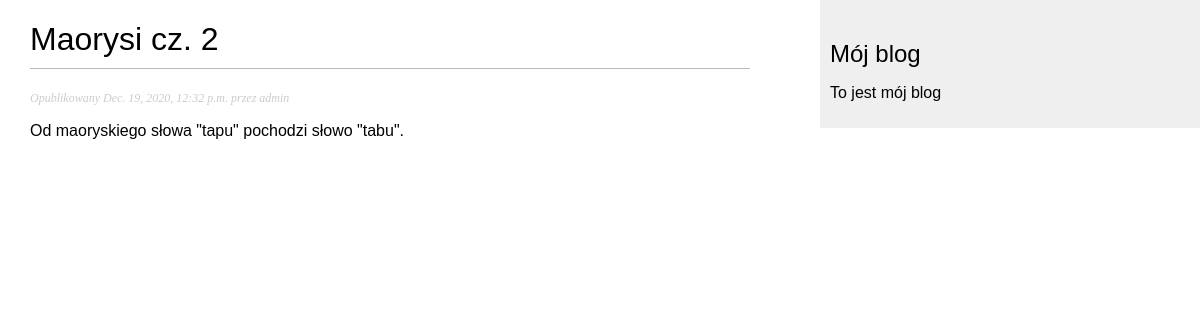
Page /blog/2020/12/19/maorysi-cz-2/ on the committed database.
### blog/models.py (models this page shows, shortened)
class Post(models.Model):
    objects = models.Manager()
    published = PublishedManager()
    STATUS_CHOICES = (("draft", "Roboczy"), ("published", "Opublikowany"),)
    title = models.CharField(max_length=250)
    slug = models.SlugField(max_length=250, unique_for_date="publish")
    author = models.ForeignKey(User, on_delete=models.CASCADE, related_name="blog_posts")
    body = models.TextField()
    publish = models.DateTimeField(default=timezone.now)
    created = models.DateTimeField(auto_now_add=True)
    updated = models.DateTimeField(auto_now=True)
    status = models.CharField(max_length=10, choices=STATUS_CHOICES, default="draft")
    class Meta:
        ordering = ("-publish",)

### blog/views.py (the view)
def post_detail (request, year, month, day, post):
    post = get_object_or_404(Post, slug=post,
                             status = "published",
                             publish__year = year,
                             publish__month = month,
                             publish__day = day)
    return render(request,
                  "blog/post/detail.html",
                  {"post":post})

### blog/templates/blog/post/detail.html (shortened to what this page needs)
{% extends "blog/base.html"%}
{%block content%}
    <h1> {{post.title}} </h1>
    <p class = "date">
        Opublikowany {{ post.publish}} przez {{post.author}}
    </p>
    {{post.body|linebreaks}}
{%endblock%}

### blog/static/css/blog.css (style rules this page uses)
body { margin:0; padding:0; font-family:helvetica, sans-serif; }
h1 { font-weight:normal; border-bottom:1px solid #bbb; padding:0 0 10px 0; }
p.date { color:#ccc; font-family: georgia, serif; font-size: 12px; font-style: italic; }

### rows in the picture
Post: title "Maorysi cz. 2", publish "Dec. 19, 2020, 12:32 p.m.", author "admin", body "Od maoryskiego słowa \"tapu\" pochodzi słowo \"tabu\"."
